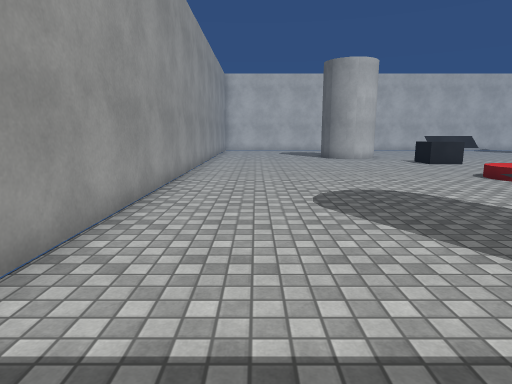
View 1 (above)

24 first-person views from a walk through a scene from a Unity 3-D project. The camera is 1.4 m above the floor, tilts 10° down and sees 75° across. The floor is counted in squares, 1 m on a side. Each view is taken from the middle of a square. On the plan, view 1 faces up. The plan holds only what a view shows up to about 15 squares ahead; the rest is blank. The player is left out. Surface patterns are stand-ins for the level's own textures.

View 2
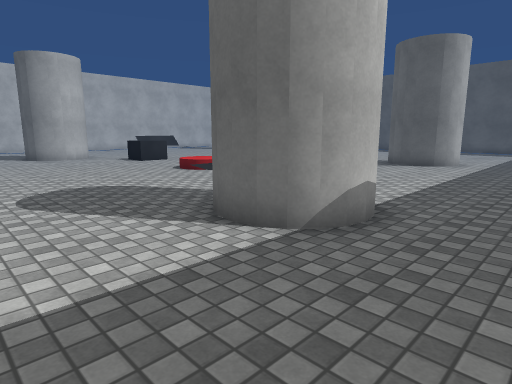

View 3
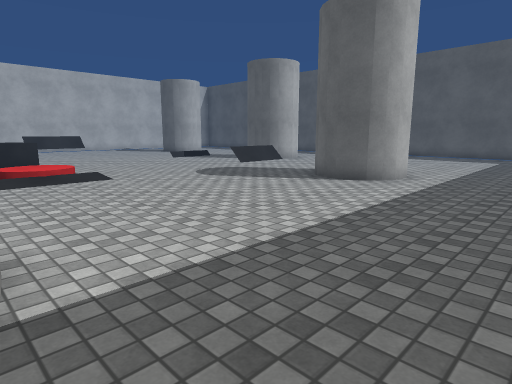

View 4
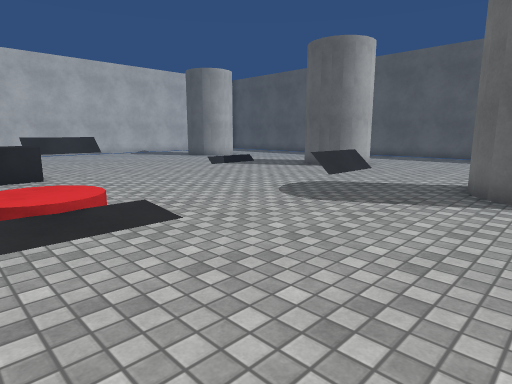

View 5
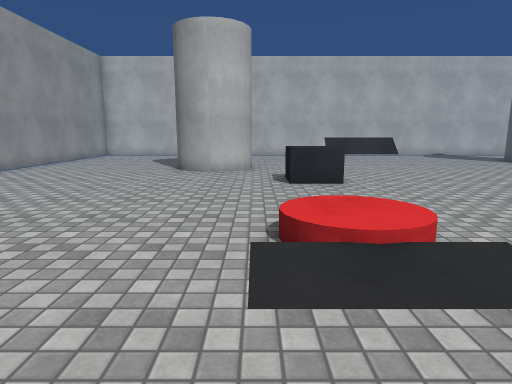

View 6
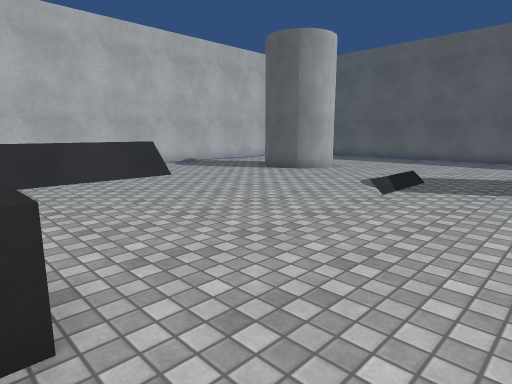

View 7
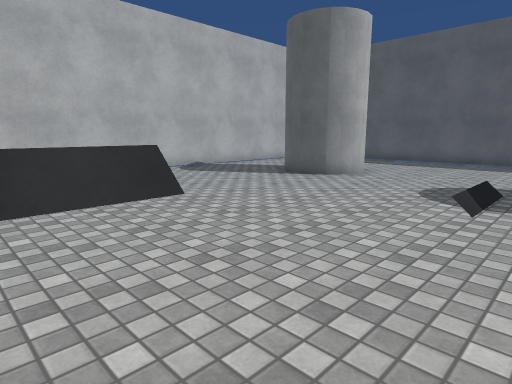

View 8
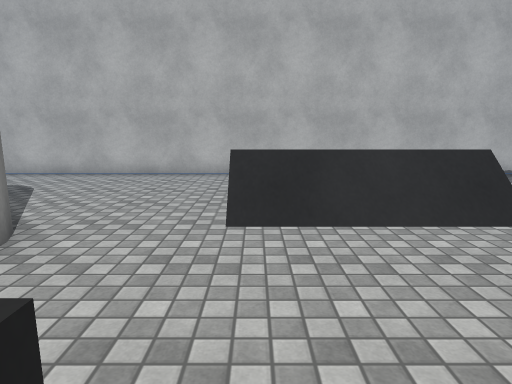

View 9
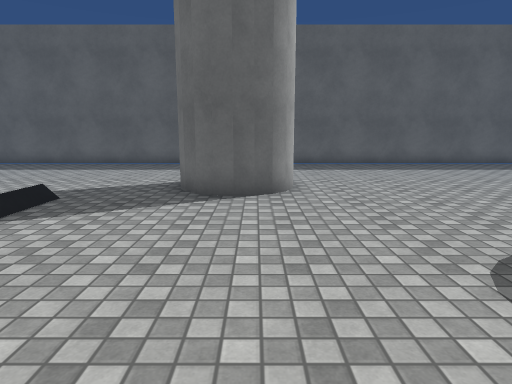

View 10
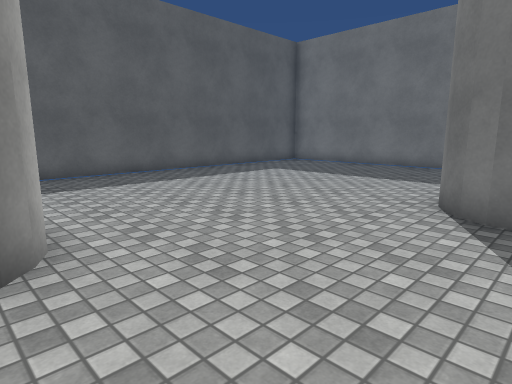

View 11
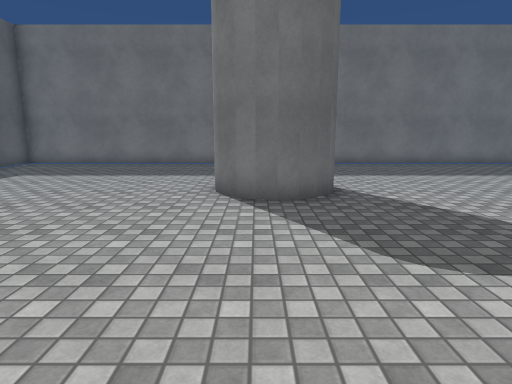

View 12
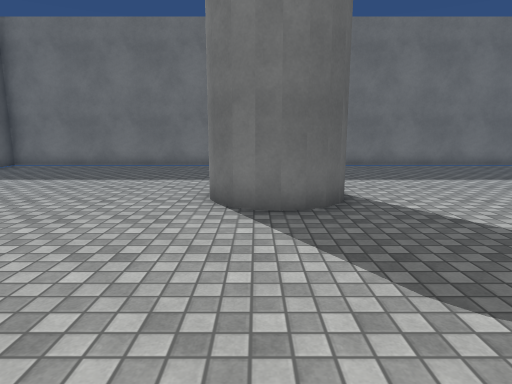

View 13
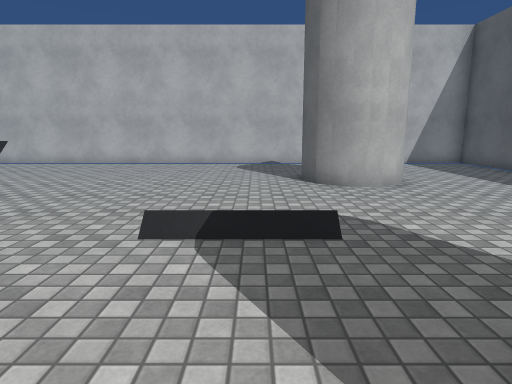

View 14
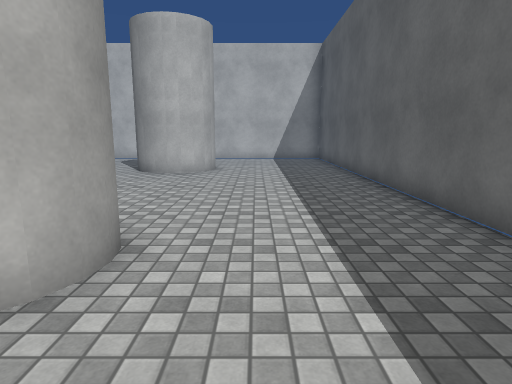

View 15
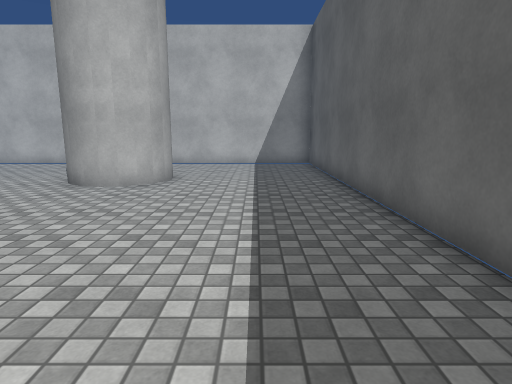

View 16
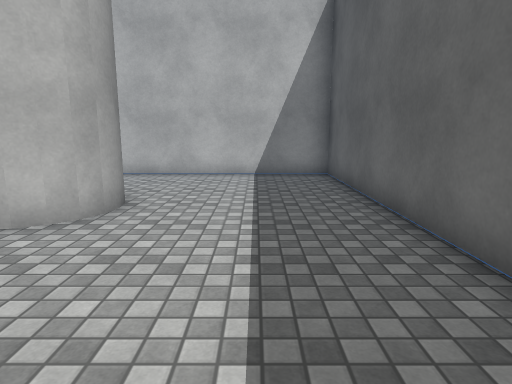

View 17
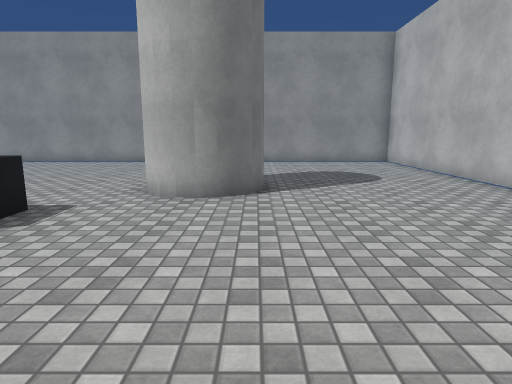

View 18
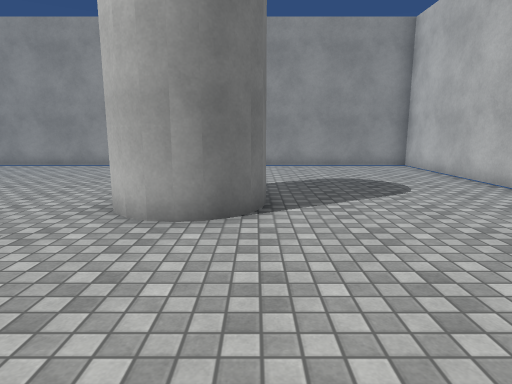

View 19
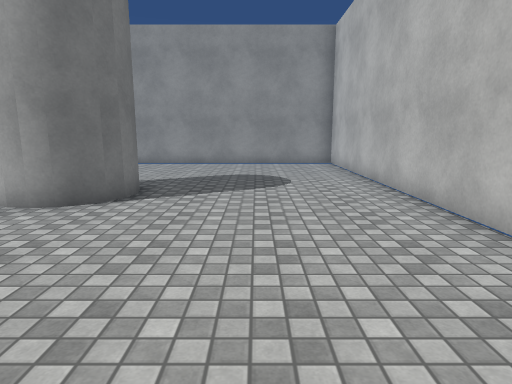

View 20
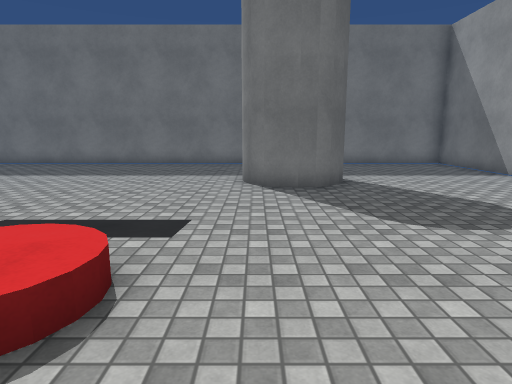

View 21
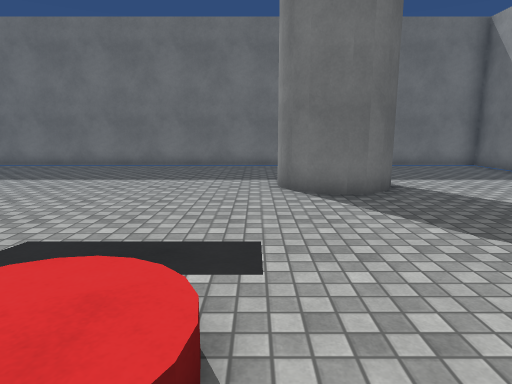

View 22
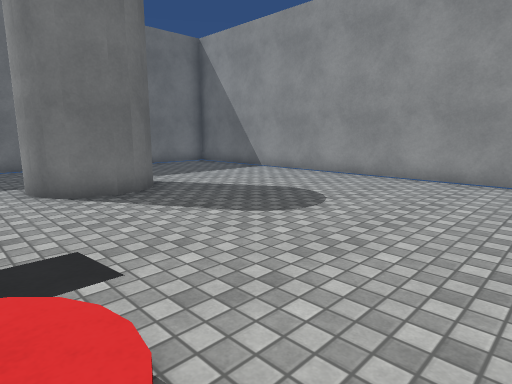

View 23
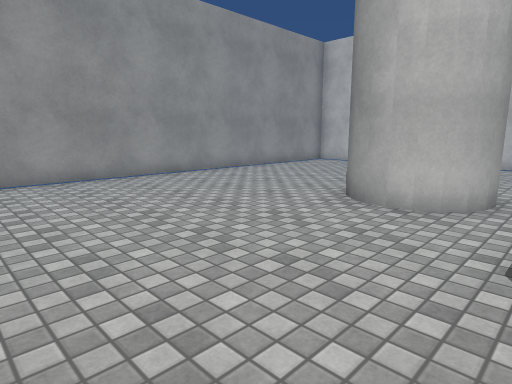

View 24
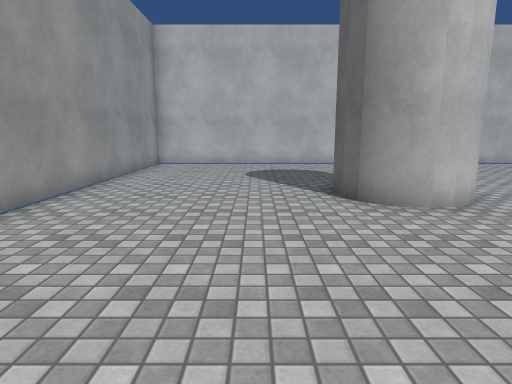

### Floor plan
Points are (right, up) in squares from view 1. A wall is a line through its corners. A room is listed if a view was taken in it or the views show most of it. See-through windows are left out.
Room 1 (views 1, 2, 3, 4, 5, 6, 7, 8, 9, 10, 11, 12, 13, 14, 15, 16, 17, 18, 19, 20, 21, 22, 23, 24)
walls: (19.5, 13) (19.8, 13.6); (19.7, 13.4) (20, 13.7) (20.5, 13.9); (6.5, 18.8) (6.2, 18.5) (5.9, 18.3) (5.1, 18.2); (15.8, 5.9) (16.8, 6.1) (17.6, 5.7); (6.8, 19.2) (6.4, 18.6); (16.3, 6.1) (17.3, 5.9); (20, 11.3) (19.5, 11.8); (5.3, 18.2) (4.6, 18.3); (4.9, 18.3) (4.2, 18.6); (20.7, 11) (19.8, 11.4) (19.5, 12) (19.4, 12.5) (19.5, 13.2); (17.4, 5.8) (17.9, 5.3); (6.7, 20.4) (6.9, 19.5); (4.5, 18.5) (3.9, 19); (17.8, 5.4) (18, 5) (18.1, 4.5); (21.4, 11.1) (20.9, 11) (20.4, 11.1); (6.4, 20.8) (6.9, 19.9) (6.7, 19); (4.1, 18.8) (3.8, 19.5); (6, 21.1) (6.5, 20.6); (3.9, 19.2) (3.8, 19.7) (3.9, 20.2); (15.5, 3.4) (15, 4.3) (15.2, 5.3) (15.7, 5.8) (16.1, 6); (22.3, 13) (22.4, 12.5) (22.3, 12); (5.6, 21.2) (6.2, 20.9); (22.4, 12.3) (22.1, 11.5); (15.8, 3.2) (15.2, 3.8) (15, 4.8) (15.3, 5.4); (4.8, 21.1) (5.3, 21.2) (5.8, 21.1); (5.8, 4.1) (6.3, 3.6); (16.3, 3) (15.7, 3.3); (6.1, 3.8) (6.3, 3.4) (6.4, 2.9); (17.1, 3.1) (16.6, 3) (16.1, 3.1); (4.7, 4.5) (5.6, 4.3); (20, 21) (19.5, 21.5); (19.7, 21.3) (19.4, 22); (20.4, 20.8) (19.8, 21.1); (19.5, 21.8) (19.4, 22.5); (4.2, 4.3) (5.1, 4.5) (6, 4); (19.4, 22.2) (19.5, 22.9); (21.3, 20.7) (21, 20.7); (19.5, 22.7) (19.7, 23.1) (20.1, 23.5); (22, 21.1) (21.1, 20.7) (20.2, 20.8); (3.5, 3.3) (3.8, 4) (4.4, 4.4); (5.5, 1.5) (4.9, 1.4) (4.4, 1.5); (22.3, 21.5) (21.8, 21); (3.5, 2.5) (3.4, 2.9) (3.5, 3.7) (4, 4.1); (4.7, 1.4) (3.8, 1.8) (3.4, 2.7); (22.4, 22) (22.1, 21.3); (4.2, 1.5) (3.5, 2.2); (22.3, 22.7) (22.4, 22.2) (22.3, 21.8); (27.5, 13.4) (27.5, 27.5) (-2.5, 27.5) (-2.5, -2.5) (1.1, -2.5); (5.4, -2.5) (27.5, -2.5) (27.5, -0.6); (27.5, 1.9) (27.5, 9.6)
objects: other object (8, 11); other object (8, 16) to (9, 17)

Positions as (right, up) in squares from view 1, and headings:
1: (0, 0), facing up
2: (0, -1), facing up-right
3: (6, -1), facing up-right
4: (7, 4), facing up-right
5: (7, 6), facing up
6: (9, 13), facing up-right
7: (10, 15), facing up-right
8: (10, 16), facing up
9: (12, 12), facing right
10: (16, 12), facing down-right
11: (17, 13), facing down
12: (17, 12), facing down
13: (18, 12), facing up
14: (24, 9), facing up
15: (25, 12), facing up
16: (25, 16), facing up
17: (14, 21), facing left
18: (12, 21), facing left
19: (13, 24), facing left
20: (6, 13), facing down
21: (7, 12), facing down
22: (8, 12), facing down-left
23: (8, 12), facing up-left
24: (2, 12), facing up
